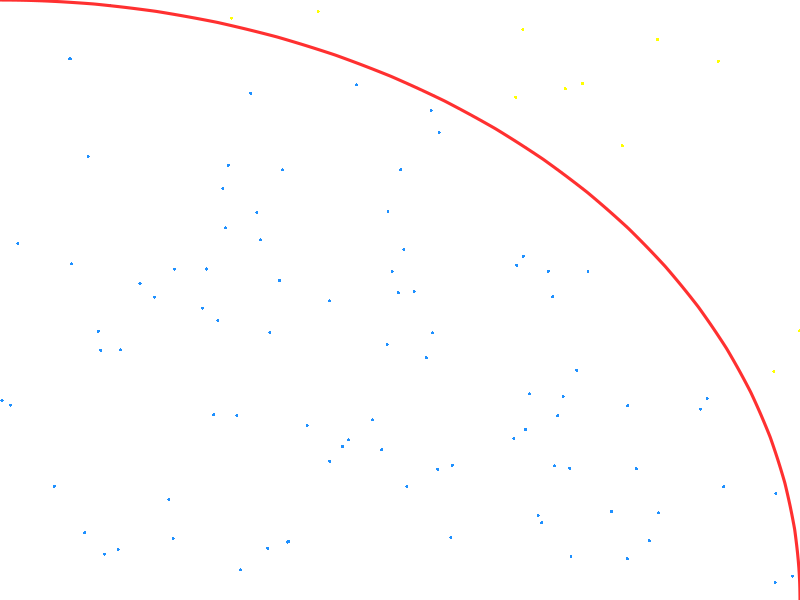
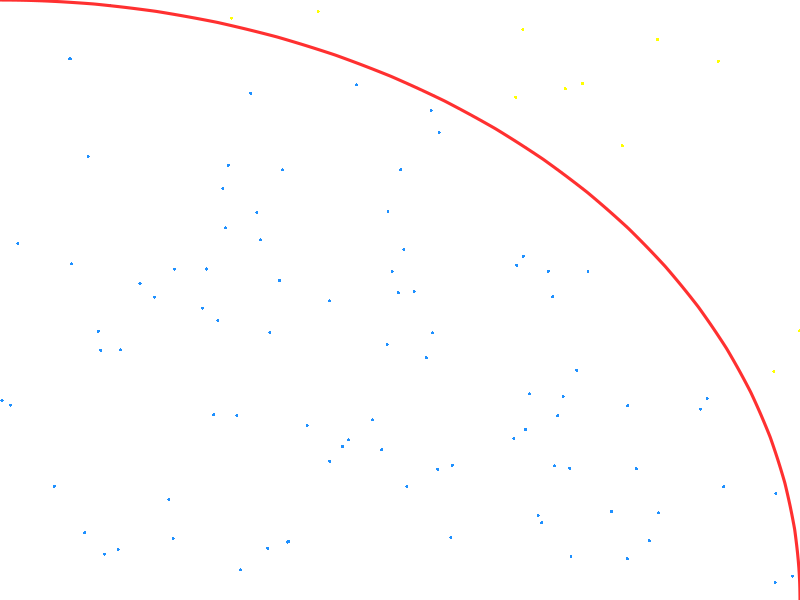
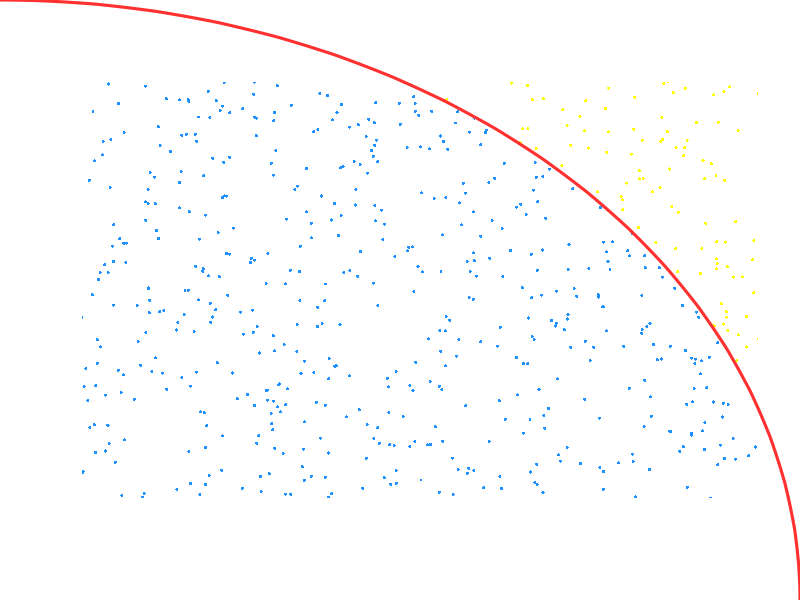
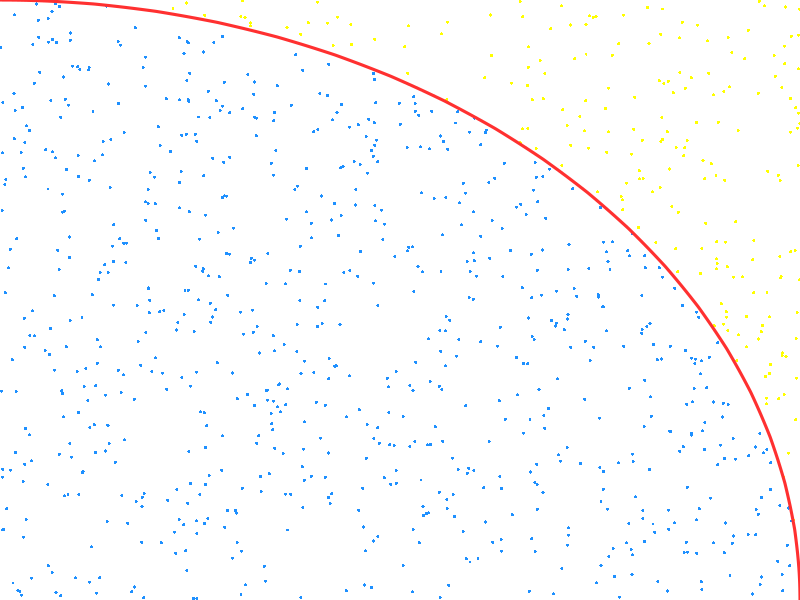
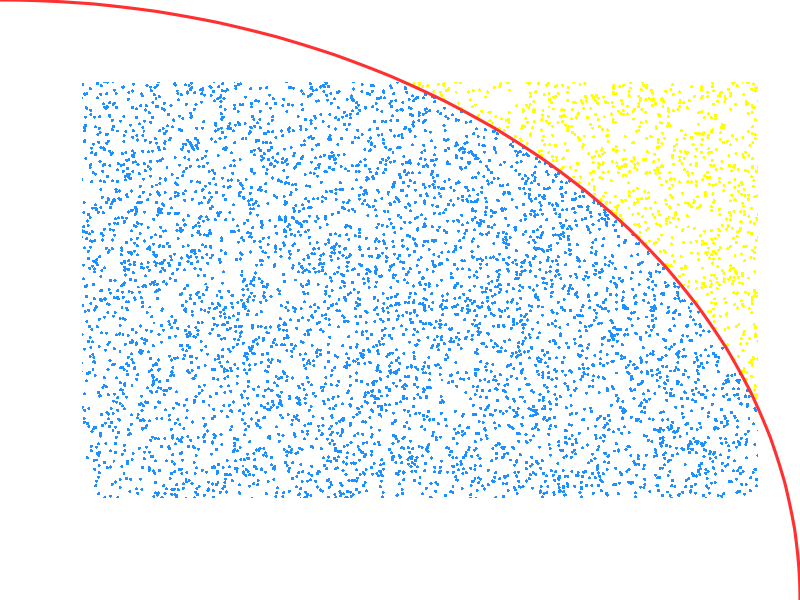
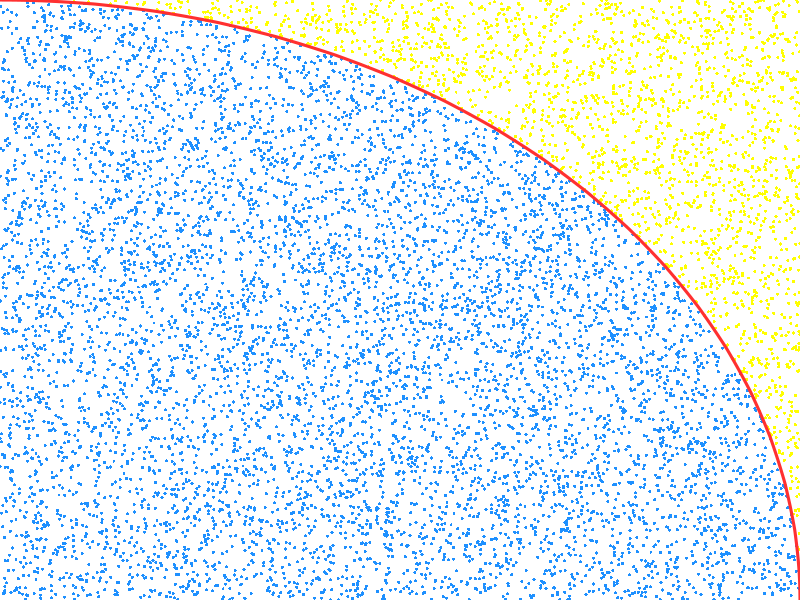
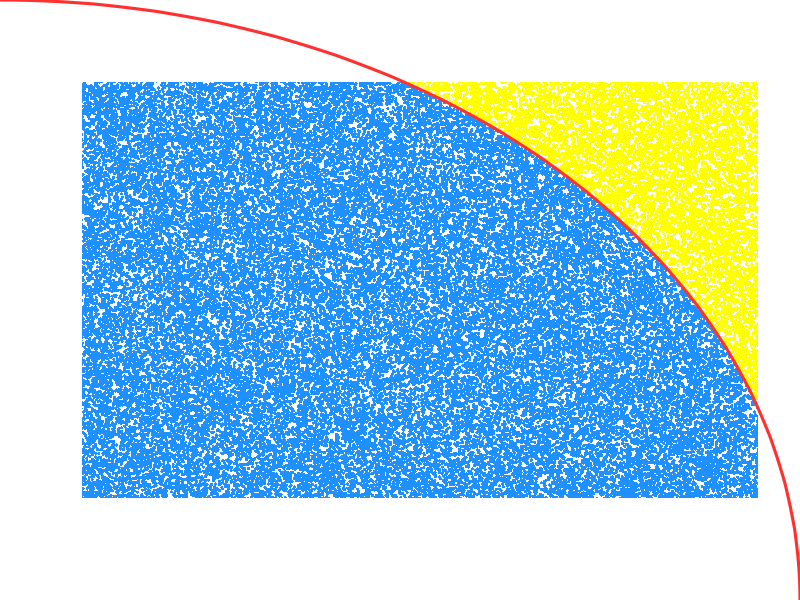
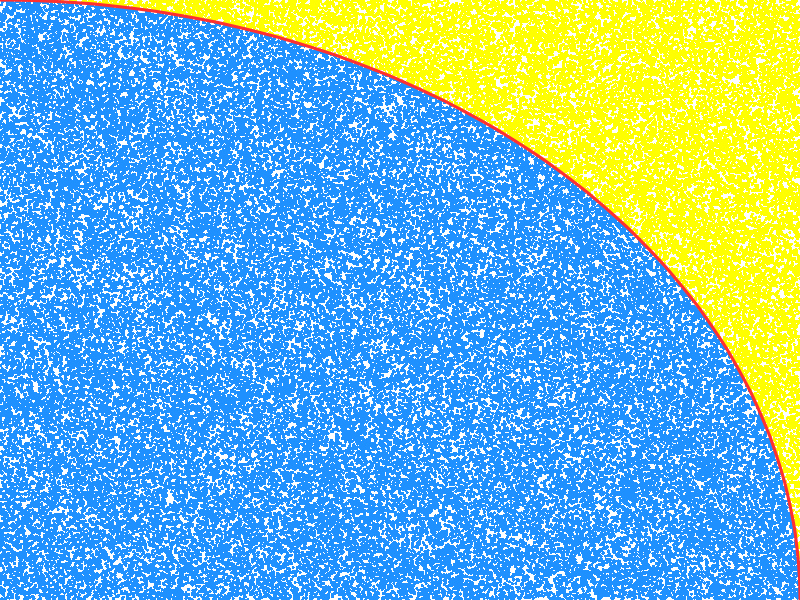

The R source for these figures, in order:
# ----- Load necessary libraries ------------------------------------------------------------------

# Packages for plotting and graphics
library(tidyverse)
library(grid)
library(gridBase)





# ----- Functions to estimate pi and generate graphics --------------------------------------------

# Write function to estimate pi and visualise estimations
MCPi <- function(n){
  
  # Let n = the number of simulation repetitions
  
  # Estimate pi
  rand.x <- sample(seq(0, 1, 1e-6), size = n, replace = TRUE)
  rand.y <- sample(seq(0, 1, 1e-6), size = n, replace = TRUE)
  radius <- (rand.x^2) + (rand.y^2)
  piE <- length(radius[radius <= 1])/n*4
  
  # Show visualisations only for certain values of n
  if(n == 100 || n == 1000 || n == 10000 || n == 100000){
    
    # Set up plotting area
    grid.newpage()
    plot.new()
    vp <- viewport(x = 0.5, y = 0.5)
      
    # Points inside quarter-circle are black, points outside are red
    grid.points(x = rand.x, y = rand.y, pch = 16, size = unit(3, "pt"), vp = vp,
                gp = gpar(col = ifelse((rand.x)^2 + (rand.y)^2 < 1, 
                                        "dodgerblue", "yellow")))
    
    # Plot boundary line for quarter circle
    grid.xspline(x = c(0, sin((1:19)*pi/(40)), 1), 
                 y = c(1, cos((1:19)*pi/(40)), 0), 
                 shape = -1, gp = gpar(col = "firebrick1", lwd = 3))
    
    # Save graph to global environment to use later
    assign(paste0("PiPlot", n), grid.grab(), envir = as.environment(.GlobalEnv))}
  
  return(piE)}





# ----- Estimate pi and show estimations as function of n -----------------------------------------

# x-values, spaced for logarithmic x-axis
val.x <- c(1:9, seq(10, 20, 2), seq(20, 50, 5), seq(60, 90, 10), seq(100, 900, 100),
           seq(1000, 9000, 1000), seq(10000, 100000, 10000), 200000, 500000, 1000000,
           2000000, 5000000, 10000000)
val.y <- sapply(val.x, MCPi)

ggplot() + aes(x = val.x, y = val.y) +
  geom_hline(yintercept = pi, colour = "firebrick1", size = 1) +
  geom_line(size = 1.15, colour = "dodgerblue") +
  scale_x_log10(breaks = c(1, 1e1, 1e2, 1e3, 1e4, 1e5, 1e6, 1e7, 1e8),
                labels = scales::trans_format("log10", scales::math_format(10^.x)),
                minor_breaks = NULL) +
  scale_y_continuous(minor_breaks = NULL) +
  xlab("Total number of points placed (n)") +
  ylab("Approximation of pi  ") +
  theme(panel.grid.major = element_line(colour = "white"), 
        panel.grid.minor = element_line(colour = "white"),
        panel.background = element_rect(fill = "black"),
        plot.background = element_rect(fill = "black"),
        axis.text.x = element_text(colour = "white", size = 23, 
                                   margin = margin(t = 4, r = 0, b = 0, l = 0)),
        axis.text.y = element_text(colour = "white", size = 24, 
                                   margin = margin(t = 0, r = 4, b = 0, l = 0)),
        axis.title.x = element_text(colour = "white", size = 31,
                                    margin = margin(t = 8, r = 0, b = 0, l = 6)),
        axis.title.y = element_text(colour = "white", size = 31,
                                    margin = margin(t = 80, r = 8, b = 0, l = 0)),
        axis.ticks.x = element_line(colour = "white", size = 0.5),
        axis.ticks.y = element_line(colour = "white", size = 0.5),
        axis.ticks.length = unit(8, "points")) -> MCPiPlot





# ----- Plot all graphs in one visualisation ------------------------------------------------------

# Prepare graphics device
jpeg(filename = "MCPiPlots.jpeg", width = 2200, height = 1500, units = "px")

# Create blank page
grid.newpage()
plot.new()

# Set grid layout and activate it; create black background
gly <- grid.layout(1500, 2200)
pushViewport(viewport(layout = gly, gp = gpar(fill = "black")))
grid.rect(gp = gpar(lwd = 2, fill = "black", col = "black"))

# Place graphs and encolse them in borders
print(MCPiPlot, vp = viewport(layout.pos.row = 200:850, layout.pos.col = 50:2150))
pushViewport(viewport(layout.pos.row = 900:1400, layout.pos.col = 50:550))
grid.draw(PiPlot100)
grid.rect(gp = gpar(lwd = 2.5, col = "white", fill = "transparent"))
popViewport()
pushViewport(viewport(layout.pos.row = 900:1400, layout.pos.col = 583:1083))
grid.draw(PiPlot1000)
grid.rect(gp = gpar(lwd = 2.5, col = "white", fill = "transparent"))
popViewport()
pushViewport(viewport(layout.pos.row = 900:1400, layout.pos.col = 1116:1616))
grid.draw(PiPlot10000)
grid.rect(gp = gpar(lwd = 2.5, col = "white", fill = "transparent"))
popViewport()
pushViewport(viewport(layout.pos.row = 900:1400, layout.pos.col = 1650:2150))
grid.draw(`PiPlot1e+05`)
grid.rect(gp = gpar(lwd = 2.5, col = "white", fill = "transparent"))
popViewport()

# Add title text
grid.text(label = c("A Monte Carlo approximation of pi",
                    "using randomly-generated points"),
          x = rep(0.022, 2), y = c(0.961, 0.912), just = "left",
          gp = gpar(fontsize = 80, col = "white"))

# Add subtitle text
grid.text(label = c("Points are randomly generated inside of a 1 x 1 unit",
                    "square. The ratio of blue points (inside the quarter-",
                    "circle) to the total number of points in the square,", 
                    "when multiplied by 4, gives an approximation of pi."), 
          x = rep(0.59, 4), y = c(0.967, 0.945, 0.923, 0.901), just = "left",
          gp = gpar(fontsize = 37, col = "white", fontface = "italic"))

# Add text below plots using for loop since bquote doesn't play nice with label vector
for(i in 1:4){
  vals <- c(1e2, 1e3, 1e4, 1e5)
  placement <- c(0.134, 0.378, 0.618, 0.859)
  grid.text(label = bquote("n = 10"^.(i + 1)*", "*pi %~~% .(sprintf("%.3f", round(val.y[which(val.x >= vals[i])[1]], 3)))),
            x = placement[i], y = 0.04, just = "centre",
            gp = gpar(fontsize = 37, col = "white", fontface = "italic"))}

# Deactivate grid layout; finalise graphics save
popViewport()
dev.off()

# Note that graphics device may vary between computers
# Thus, adjustments may need to be made to this code section

# Clean up mess
remove(i, val.x, val.y, vals)
